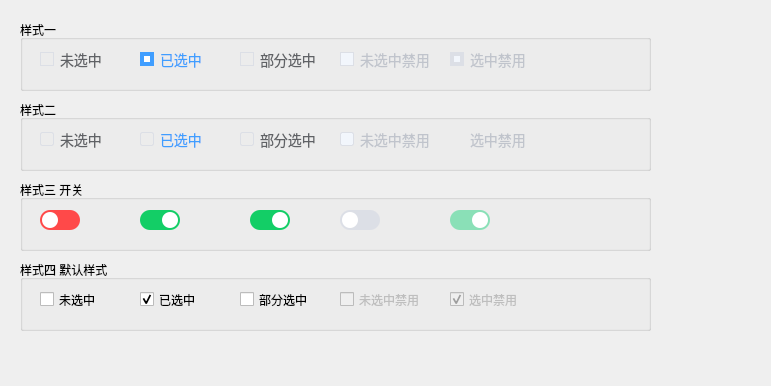
<?xml version="1.0" encoding="UTF-8"?>
<ui version="4.0">
 <class>DialogQSSCheckButton</class>
 <widget class="QDialog" name="DialogQSSCheckButton">
  <property name="geometry">
   <rect>
    <x>0</x>
    <y>0</y>
    <width>771</width>
    <height>386</height>
   </rect>
  </property>
  <property name="windowTitle">
   <string>Dialog</string>
  </property>
  <widget class="QGroupBox" name="groupBox">
   <property name="geometry">
    <rect>
     <x>20</x>
     <y>100</y>
     <width>631</width>
     <height>71</height>
    </rect>
   </property>
   <property name="styleSheet">
    <string notr="true">QCheckBox{
	color: #606266;
	font-size: 14px;
}
QCheckBox:checked{
	color: #409eff;
}
QCheckBox:disabled{
	color: #c0c4cc;
}

QCheckBox::indicator{
	border-width: 1px;
	border-style: solid;
	border-radius: 2px;
}
QCheckBox::indicator:enabled{
	border-color: #dcdfe6;
}
QCheckBox::indicator:checked{
	border-color: #409eff;
	background-color: #409eff;
	image: url(:/images/7.png);
}
QCheckBox::indicator:disabled:checked{
	border-color: #dcdfe6;
	background-color: #f2f6fc;
	image: url(:/images/8.png);
}
QCheckBox::indicator:disabled:unchecked{
	border-color: #dcdfe6;
	background-color: #f2f6fc;
}
QCheckBox::indicator:indeterminate{
	border-color: #409eff;
	background-color: #409eff;
	image: url(:/images/9.png);
}</string>
   </property>
   <property name="title">
    <string>样式二</string>
   </property>
   <widget class="QCheckBox" name="checkBox_2">
    <property name="geometry">
     <rect>
      <x>120</x>
      <y>30</y>
      <width>87</width>
      <height>19</height>
     </rect>
    </property>
    <property name="text">
     <string>已选中</string>
    </property>
    <property name="checked">
     <bool>true</bool>
    </property>
   </widget>
   <widget class="QCheckBox" name="checkBox">
    <property name="geometry">
     <rect>
      <x>20</x>
      <y>30</y>
      <width>87</width>
      <height>19</height>
     </rect>
    </property>
    <property name="text">
     <string>未选中</string>
    </property>
   </widget>
   <widget class="QCheckBox" name="checkBox_3">
    <property name="geometry">
     <rect>
      <x>220</x>
      <y>30</y>
      <width>87</width>
      <height>19</height>
     </rect>
    </property>
    <property name="text">
     <string>部分选中</string>
    </property>
    <property name="checked">
     <bool>false</bool>
    </property>
    <property name="autoRepeat">
     <bool>false</bool>
    </property>
    <property name="tristate">
     <bool>true</bool>
    </property>
   </widget>
   <widget class="QCheckBox" name="checkBox_4">
    <property name="enabled">
     <bool>false</bool>
    </property>
    <property name="geometry">
     <rect>
      <x>320</x>
      <y>30</y>
      <width>101</width>
      <height>19</height>
     </rect>
    </property>
    <property name="text">
     <string>未选中禁用</string>
    </property>
    <property name="checked">
     <bool>false</bool>
    </property>
   </widget>
   <widget class="QCheckBox" name="checkBox_5">
    <property name="enabled">
     <bool>false</bool>
    </property>
    <property name="geometry">
     <rect>
      <x>430</x>
      <y>30</y>
      <width>87</width>
      <height>19</height>
     </rect>
    </property>
    <property name="text">
     <string>选中禁用</string>
    </property>
    <property name="checked">
     <bool>true</bool>
    </property>
   </widget>
  </widget>
  <widget class="QGroupBox" name="groupBox_2">
   <property name="geometry">
    <rect>
     <x>20</x>
     <y>20</y>
     <width>631</width>
     <height>71</height>
    </rect>
   </property>
   <property name="styleSheet">
    <string notr="true">QCheckBox{
	color: #606266;
	font-size: 14px;
}
QCheckBox:checked{
	color: #409eff;
}
QCheckBox:disabled{
	color: #c0c4cc;
}

QCheckBox::indicator{
	border-width: 1px;
	border-style: solid;
}
QCheckBox::indicator:enabled{
	border-color: #dcdfe6;
}
QCheckBox::indicator:checked{
	border-color: #409eff;
	border-width: 4px;
	background-color: #fff;
}
QCheckBox::indicator:disabled:checked{
	border-color: #dcdfe6;
	background-color: #f2f6fc;
}
QCheckBox::indicator:disabled:unchecked{
	border-color: #dcdfe6;
	background-color: #f2f6fc;
}
QCheckBox::indicator:indeterminate{
	border-color: #409eff;
	background-color: #fff;
	border-color: #409eff;
	border-top-width: 6px;
	border-bottom-width:6px;
	border-left-width:3px;
	border-right-width:3px;
}</string>
   </property>
   <property name="title">
    <string>样式一</string>
   </property>
   <widget class="QCheckBox" name="checkBox_6">
    <property name="geometry">
     <rect>
      <x>120</x>
      <y>30</y>
      <width>87</width>
      <height>19</height>
     </rect>
    </property>
    <property name="text">
     <string>已选中</string>
    </property>
    <property name="checked">
     <bool>true</bool>
    </property>
   </widget>
   <widget class="QCheckBox" name="checkBox_7">
    <property name="geometry">
     <rect>
      <x>20</x>
      <y>30</y>
      <width>87</width>
      <height>19</height>
     </rect>
    </property>
    <property name="text">
     <string>未选中</string>
    </property>
   </widget>
   <widget class="QCheckBox" name="checkBox_8">
    <property name="geometry">
     <rect>
      <x>220</x>
      <y>30</y>
      <width>87</width>
      <height>19</height>
     </rect>
    </property>
    <property name="text">
     <string>部分选中</string>
    </property>
    <property name="checked">
     <bool>false</bool>
    </property>
    <property name="autoRepeat">
     <bool>false</bool>
    </property>
    <property name="tristate">
     <bool>true</bool>
    </property>
   </widget>
   <widget class="QCheckBox" name="checkBox_9">
    <property name="enabled">
     <bool>false</bool>
    </property>
    <property name="geometry">
     <rect>
      <x>320</x>
      <y>30</y>
      <width>101</width>
      <height>19</height>
     </rect>
    </property>
    <property name="text">
     <string>未选中禁用</string>
    </property>
    <property name="checked">
     <bool>false</bool>
    </property>
   </widget>
   <widget class="QCheckBox" name="checkBox_10">
    <property name="enabled">
     <bool>false</bool>
    </property>
    <property name="geometry">
     <rect>
      <x>430</x>
      <y>30</y>
      <width>87</width>
      <height>19</height>
     </rect>
    </property>
    <property name="text">
     <string>选中禁用</string>
    </property>
    <property name="checked">
     <bool>true</bool>
    </property>
   </widget>
  </widget>
  <widget class="QGroupBox" name="groupBox_3">
   <property name="geometry">
    <rect>
     <x>20</x>
     <y>180</y>
     <width>631</width>
     <height>71</height>
    </rect>
   </property>
   <property name="styleSheet">
    <string notr="true">QCheckBox{
	color: transparent;
	background-color: #ff4949;
	border: none;
	border-radius: 10px;
}
QCheckBox:checked{
	background-color: #13ce66;
}
QCheckBox:disabled{
	background-color: #dcdfe6;
}
QCheckBox:checked:disabled{
	background-color: #8ae0b7;
}
QCheckBox:indeterminate{
	background-color:#ffc145
}

QCheckBox::indicator{
	width: 16px;
	height: 16px;
	border: none;
	border-radius: 8px;
	background-color: #fff;
	left: 2px;
}
QCheckBox::indicator:checked{
	left: 22px;
}
QCheckBox::indicator:indeterminate{
	left: 12px;
}
</string>
   </property>
   <property name="title">
    <string>样式三 开关</string>
   </property>
   <widget class="QCheckBox" name="checkBox_16">
    <property name="geometry">
     <rect>
      <x>120</x>
      <y>30</y>
      <width>40</width>
      <height>20</height>
     </rect>
    </property>
    <property name="text">
     <string>已选中</string>
    </property>
    <property name="checked">
     <bool>true</bool>
    </property>
   </widget>
   <widget class="QCheckBox" name="checkBox_17">
    <property name="geometry">
     <rect>
      <x>20</x>
      <y>30</y>
      <width>40</width>
      <height>20</height>
     </rect>
    </property>
    <property name="text">
     <string>未选中</string>
    </property>
   </widget>
   <widget class="QCheckBox" name="checkBox_18">
    <property name="enabled">
     <bool>false</bool>
    </property>
    <property name="geometry">
     <rect>
      <x>320</x>
      <y>30</y>
      <width>40</width>
      <height>20</height>
     </rect>
    </property>
    <property name="text">
     <string>已选中</string>
    </property>
    <property name="checked">
     <bool>false</bool>
    </property>
   </widget>
   <widget class="QCheckBox" name="checkBox_19">
    <property name="enabled">
     <bool>false</bool>
    </property>
    <property name="geometry">
     <rect>
      <x>430</x>
      <y>30</y>
      <width>40</width>
      <height>20</height>
     </rect>
    </property>
    <property name="text">
     <string>已选中</string>
    </property>
    <property name="checked">
     <bool>true</bool>
    </property>
   </widget>
   <widget class="QCheckBox" name="checkBox_20">
    <property name="geometry">
     <rect>
      <x>230</x>
      <y>30</y>
      <width>40</width>
      <height>20</height>
     </rect>
    </property>
    <property name="text">
     <string>已选中</string>
    </property>
    <property name="checked">
     <bool>true</bool>
    </property>
    <property name="tristate">
     <bool>true</bool>
    </property>
   </widget>
  </widget>
  <widget class="QGroupBox" name="groupBox_4">
   <property name="geometry">
    <rect>
     <x>20</x>
     <y>260</y>
     <width>631</width>
     <height>71</height>
    </rect>
   </property>
   <property name="styleSheet">
    <string notr="true"/>
   </property>
   <property name="title">
    <string>样式四 默认样式</string>
   </property>
   <widget class="QCheckBox" name="checkBox_11">
    <property name="geometry">
     <rect>
      <x>120</x>
      <y>30</y>
      <width>87</width>
      <height>19</height>
     </rect>
    </property>
    <property name="text">
     <string>已选中</string>
    </property>
    <property name="checked">
     <bool>true</bool>
    </property>
   </widget>
   <widget class="QCheckBox" name="checkBox_12">
    <property name="geometry">
     <rect>
      <x>20</x>
      <y>30</y>
      <width>87</width>
      <height>19</height>
     </rect>
    </property>
    <property name="text">
     <string>未选中</string>
    </property>
   </widget>
   <widget class="QCheckBox" name="checkBox_13">
    <property name="geometry">
     <rect>
      <x>220</x>
      <y>30</y>
      <width>87</width>
      <height>19</height>
     </rect>
    </property>
    <property name="text">
     <string>部分选中</string>
    </property>
    <property name="checked">
     <bool>false</bool>
    </property>
    <property name="autoRepeat">
     <bool>false</bool>
    </property>
    <property name="tristate">
     <bool>true</bool>
    </property>
   </widget>
   <widget class="QCheckBox" name="checkBox_14">
    <property name="enabled">
     <bool>false</bool>
    </property>
    <property name="geometry">
     <rect>
      <x>320</x>
      <y>30</y>
      <width>101</width>
      <height>19</height>
     </rect>
    </property>
    <property name="text">
     <string>未选中禁用</string>
    </property>
    <property name="checked">
     <bool>false</bool>
    </property>
   </widget>
   <widget class="QCheckBox" name="checkBox_15">
    <property name="enabled">
     <bool>false</bool>
    </property>
    <property name="geometry">
     <rect>
      <x>430</x>
      <y>30</y>
      <width>87</width>
      <height>19</height>
     </rect>
    </property>
    <property name="text">
     <string>选中禁用</string>
    </property>
    <property name="checked">
     <bool>true</bool>
    </property>
   </widget>
  </widget>
 </widget>
 <resources/>
 <connections/>
</ui>
